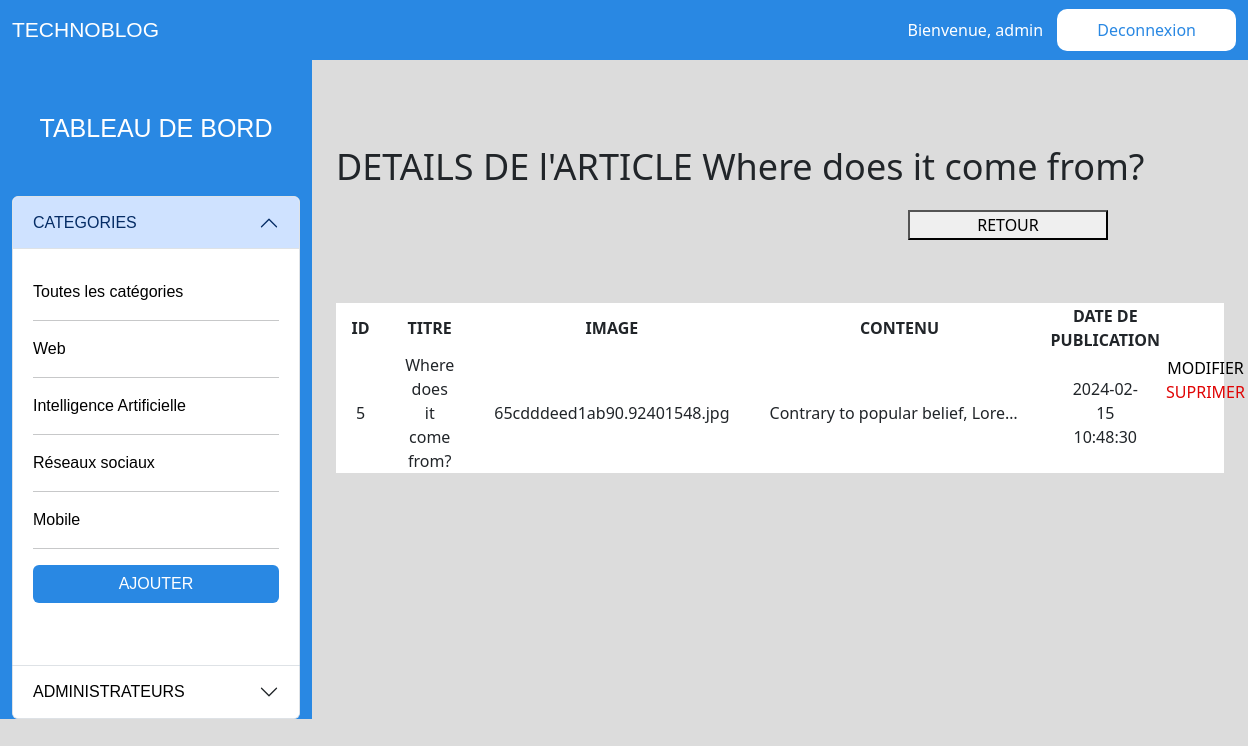
The app's page /site/admin/voir-articles.php?id=5 with its own data.
### tables this page shows
CREATE TABLE `categories` (
  `id` int(11) NOT NULL,
  `nom` varchar(255) DEFAULT NULL,
  `date_creation` datetime DEFAULT NULL
);

CREATE TABLE `articles` (
  `id` int(11) NOT NULL,
  `titre` varchar(255) DEFAULT NULL,
  `image` varchar(500) DEFAULT NULL,
  `contenu` text DEFAULT NULL,
  `date_public` datetime DEFAULT NULL,
  `admin_id` int(11) DEFAULT NULL,
  `categories_id` int(11) DEFAULT NULL
);

### site/admin/voir-articles.php (the view)
<?php
if (isset($_GET['id'])  && !empty($_GET['id'])) {
  $conn2 = new PDO('mysql:host=localhost;dbname=creatix', 'root', '');
  $id = strip_tags($_GET['id']);
  $sql2 = 'SELECT * FROM `articles` WHERE `id` = :id; ';
  $rearticle = $conn2->prepare($sql2);
  $rearticle->bindvalue(':id', $id, PDO::PARAM_INT);
  $rearticle->execute();
  $rows = $rearticle->fetch();
}
?>
<?php require_once(__DIR__ . '/dashboard-header.php') ?>
<div class="col-sm-9" id="">
  <div class="cont">
    <div class="container text-center">
      <div class="row">
        <div class="col-sm-12">
          <p style="  font-size: 36px;text-align: start ;">DETAILS DE l'ARTICLE <?= $rows['titre'] ?></p>
        </div>
        <div class="col-sm-6">
        </div>
        <div class="col-sm-6">
          <button> <a href="dashboard.php">RETOUR</a></button>
        </div>
        <div class="col-sm-12 mt-5">
          <div class="admin-card">
            <table>
              <thead>
                <tr>
                  <th>ID</th>
                  <th>TITRE</th>
                  <th>IMAGE</th>
                  <th>CONTENU</th>
                  <th>DATE DE PUBLICATION</th>
                </tr>
              </thead>
              <tbody>
                <tr>
                  <td><?= htmlspecialchars($rows['id']) ?></td>
                  <td><?= htmlspecialchars($rows['titre']) ?></td>
                  <td><?= htmlspecialchars($rows['image']) ?></td>
                  <td class='voir-contenu'><?= htmlspecialchars($rows['contenu']) ?></td>
                  <td><?= htmlspecialchars($rows['date_public']) ?></td>
                </tr>
              </tbody>
            </table>
            <br>
            <p> <a href="edit-articles.php?id=<?= $rows['id'] ?>">MODIFIER</a>
              <a href="suprimer-article.php?id=<?= $rows['id'] ?>" class="suprimer">SUPRIMER</a>
            </p>
          </div>
        </div>
      </div>
    </div>
  </div>
</div>
<?php require_once(__DIR__ . '/dashboard-footer.php') ?>

### site/admin/dashboard-header.php (shortened to what this page needs)
<!DOCTYPE html>
<html lang="en">
<head>
    <link href="https://cdn.jsdelivr.net/npm/bootstrap@5.3.2/dist/css/bootstrap.min.css" rel="stylesheet">
    <link rel="stylesheet" href="css/style-admin.css">
</head>
<body>
    <div class="container-fluid text-center">
        <div class="row">
            <div class="col-sm-12" id="haut-page">
                <span class="nom-blog">TECHNOBLOG</span> <span>Bienvenue, <?php
                if(isset($_SESSION['prenom'], $_SESSION['nom'])){
                    echo $_SESSION['prenom'] . " " . $_SESSION['nom'] ;
                } else {
                    echo 'admin';
                }
                 ?>
                    <a href="deconnexion.php" class="button"> Deconnexion</a>
                </span>
            </div>
            <div class="col-sm-3" id="cote">
                <a class="dashboardName" href="dashboard.php">TABLEAU DE BORD</a>
                <div class="accordion mt-5" id="accordionPanelsStayOpenExample">
                    <div class="accordion-item">
                        <h2 class="accordion-header">
                            <button class="accordion-button" type="button" data-bs-toggle="collapse" data-bs-target="#panelsStayOpen-collapseOne" aria-expanded="true" aria-controls="panelsStayOpen-collapseOne">
                                CATEGORIES
                            </button>
                        </h2>
                        <div id="panelsStayOpen-collapseOne" class="accordion-collapse collapse show">
                            <div class="accordion-body">
                                <ul>
                                <li><a href="dashboard.php" class="text-categorie">Toutes les catégories</a></li>
                                    <hr>
                                    <?php
                                    $sql = "SELECT id, nom FROM categories";
                                    $conn = new PDO('mysql:host=localhost;dbname=creatix', 'root', '');
                                    $request = $conn->query($sql);
                                    while ($data = $request->fetch()) {
                                    ?>
                                        <li><a href="categorie.php?id=<?= $data['id'] ?>" class="text-categorie"><?= stripslashes($data['nom']) ?></a></li>
                                        <hr>
                                    <?php
                                    }
                                    ?>
                                    <li> <button type="button" class="btn menu-button"><a href="creer-categorie.php">AJOUTER</a></button>
                                    </li>
                                </ul>
                            </div>
                        </div>
                    </div>
                    <div class="accordion-item">
                        <h2 class="accordion-header">
                            <button class="accordion-button collapsed" type="button" data-bs-toggle="collapse" data-bs-target="#panelsStayOpen-collapseTwo" aria-expanded="false" aria-controls="panelsStayOpen-collapseTwo">
                               <a href="admins.php">ADMINISTRATEURS</a>
                            </button>
                        </h2>
                    </div>
                </div>
            </div>

### site/admin/css/style-admin.css (style rules this page uses)
body { margin: 0; padding: 0; background-color: gainsboro; }
li { list-style-type: none; margin-bottom: 15px; }
ul { padding-top: 15px; background-color: #ffffff; padding-bottom: 15px; padding-left: 0px; }
a { color: black; text-decoration: none; }
.dashboardName { color: #fff; font-size: 25px; }
button { width: 200px; }
#haut-page { background-color: #2988E3; height: 60px; color: white; display: flex; align-items: center; justify-content: space-between; }
#cote { background-color: #2988E3; color: white; font-family: 'Trebuchet MS', 'Lucida Sans Unicode', 'Lucida Grande', 'Lucida Sans', Arial, sans-serif; padding-top: 50px; }
.cont { width: 100%; margin: auto; padding-top: 80px; }
.admin-card { width: 100%; display: flex; justify-content: space-around; border: none; background-color: white; align-items: center; margin-top: 15px; }
.nom-blog { font-family: Provicali, sans-serif; font-size: 21px; }
.text-categorie { text-align: center; }
.suprimer { color: rgb(224, 4, 4); margin: 5px; }
.accordion-body li { text-align: start; }
.menu-button { color: white; background-color: #2988E3; width: 100%; }
.menu-button a { color: white; }
.button { border-radius: 10px; padding: 10px 40px; border: none; color: #2988E3; margin-left: 10px; background-color: #fff; }
td { padding: 0 20px; }
.voir-contenu { white-space: nowrap; overflow: hidden; text-overflow: ellipsis; max-width: 300px; }

### records on screen
categories: nom "Web"
categories: nom "Intelligence Artificielle"
categories: nom "Réseaux sociaux"
categories: nom "Mobile"
articles: titre "Where does it come from?", id "5", image "65cdddeed1ab90.92401548.jpg", contenu "Contrary to popular belief, Lore…", date_public "2024-02-15 10:48:30"
